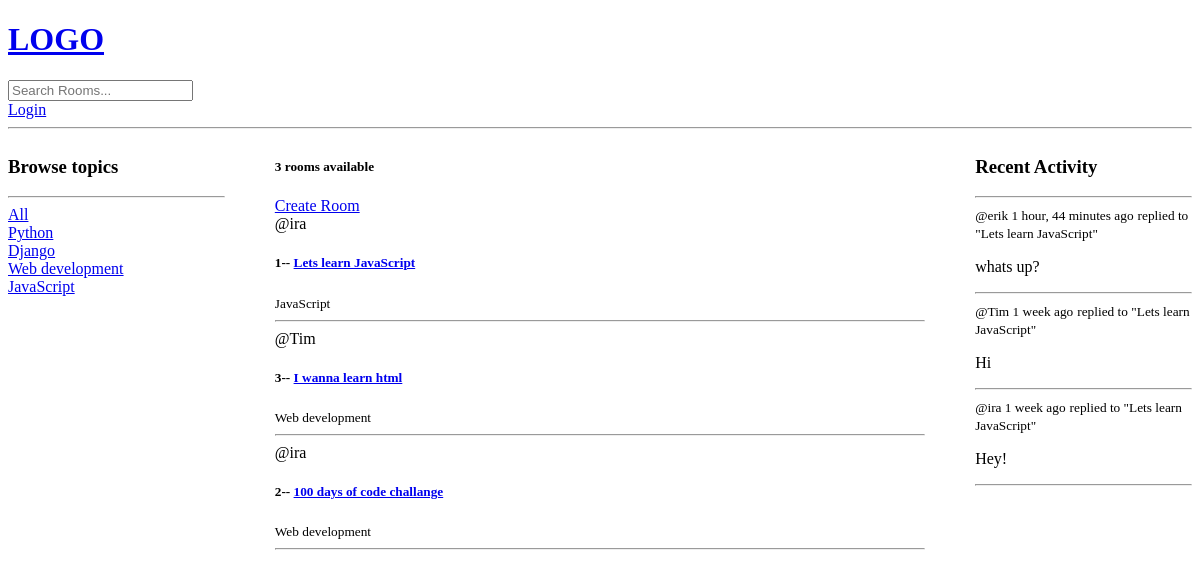
Before: / with the older database file.
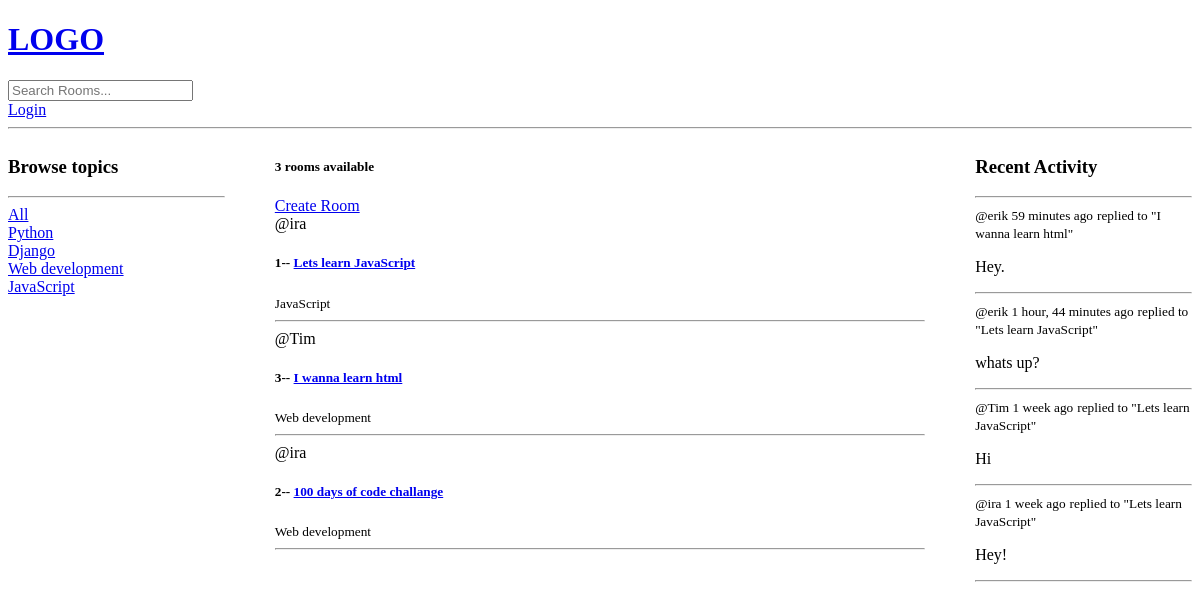
After: the same page with the newer database file.
### base/models.py (models this page shows, shortened)
class Topic(models.Model):
    name = models.CharField(max_length=200)

class Room(models.Model):
    host = models.ForeignKey(User, on_delete=models.SET_NULL, null=True)
    topic = models.ForeignKey(Topic, on_delete=models.SET_NULL, null=True)
    name = models.CharField(max_length=200)
    description = models.TextField(null=True, blank=True)
    participants =  models.ManyToManyField(User, related_name='participants', blank=True)
    updated = models.DateTimeField(auto_now=True)
    created = models.DateTimeField(auto_now_add=True)
    class Meta:
        ordering = ['-updated', '-created']

class Message(models.Model):
    user = models.ForeignKey(User, on_delete=models.CASCADE)
    room = models.ForeignKey(Room, on_delete=models.CASCADE)
    body = models.TextField()
    updated = models.DateTimeField(auto_now=True)
    created = models.DateTimeField(auto_now_add=True)
    class Meta:
        ordering = ['-updated', '-created']
    def __str__(self):
        return self.body[0:50]

### base/views.py (the view)
# urls.py: path("", views.home, name= 'home'),
def home(request):
    q=request.GET.get('q') if request.GET.get('q') != None else ''
    rooms = Room.objects.filter(
        Q(topic__name__icontains=q) |
        Q(name__icontains=q) |
        Q(description__icontains=q)
        )
    topics = Topic.objects.all()
    room_count = rooms.count()
    room_messages = Message.objects.filter(Q(room__topic__name__icontains=q))
    context = {'rooms':rooms, 'topics':topics, 'room_count':room_count, 'room_messages':room_messages}
    return render(request, 'base/home.html', context)

### base/templates/base/home.html (shortened to what this page needs)
{% extends 'main.html'%}
{% block content %}
<div class="home-container">
    <div>
        {% include 'base/topics_component.html' %}
    </div>
    <div>
        <h5>{{room_count}} rooms available</h5>
        <a href="{%url 'create-room'%}">Create Room</a>
        {% include 'base/feed_component.html' %}
    </div>
    <div>
        {% include 'base/activity_component.html' %}
{% endblock content %}

### templates/main.html (shortened to what this page needs)
<!DOCTYPE html>
<html>
<head>
</head>
<body>
    {%include 'navbar.html' %}
    {% block content %}
    {% endblock %}
</body>
</html>

### templates/navbar.html
<a href="/">
    <h1>LOGO</h1>
</a>
<form method="GET" action="{% url 'home' %}">
    <input type="text" name="q" placeholder="Search Rooms..."/>
</form>
{% if request.user.is_authenticated %}
<p>Hello, {{request.user.username}}</p>
    <a href="{% url 'logout' %}">Logout</a>
{% else %}
    <a href="{% url 'login' %}">Login</a>
{% endif %}
<hr>

### base/templates/base/topics_component.html
<h3>Browse topics</h3>
        <hr>
        <div>
            <a href="{% url 'home' %}"> All </a>
        </div>
        {% for topic in topics %}
        <div>
            <a href="{% url 'home' %}?q={{topic.name}}"> {{topic.name}} </a>
        </div>
        {% endfor %}

### base/templates/base/feed_component.html (shortened to what this page needs)
<div>
    {% for room in rooms %}
    <div>
        <span> @{{room.host.username}} </span>
        <h5>{{room.id}}-- <a href="{%url 'room' room.id%}"> {{room.name}} </a></h5>
        <small>{{room.topic.name}}</small>
        <hr>
    </div>
    {% endfor %}
</div>

### base/templates/base/activity_component.html (shortened to what this page needs)
<h3>Recent Activity</h3>
        <hr>
        {% for message in room_messages %}
        <div>
            <small>@{{message.user.username}} {{message.created|timesince}} ago</small>
            <small> replied to "{{message.room.name}}"</small>
            <p>{{message}}</p>
            <hr>
        </div>
        {% endfor %}

### base/templates/base/home.html (style rules this page uses)
.home-container { display: grid; grid-template-columns: 1fr 3fr 1fr; gap: 50px; }

Changed rows visible on the page:
added Message: user.username "erik", created "59 minutes", room.name "I wanna learn html", body "Hey."
